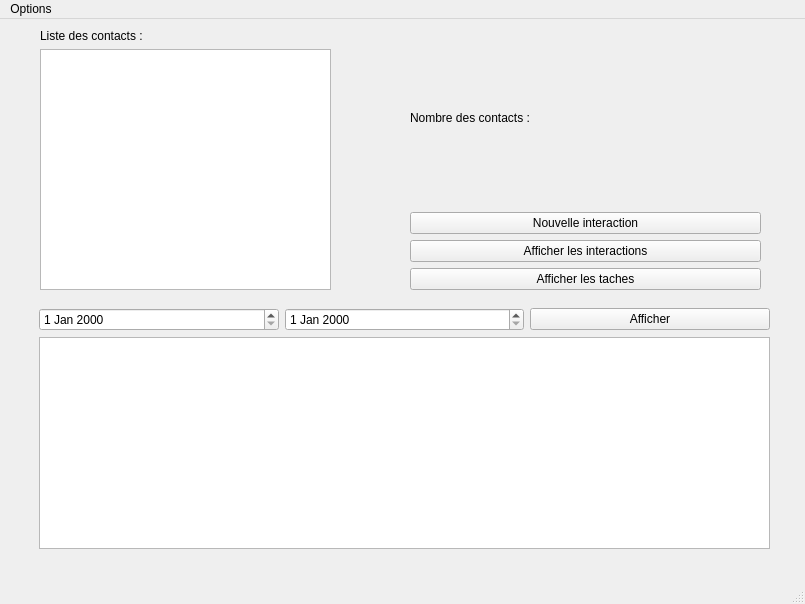
<?xml version="1.0" encoding="UTF-8"?>
<ui version="4.0">
 <class>MainWindow</class>
 <widget class="QMainWindow" name="MainWindow">
  <property name="geometry">
   <rect>
    <x>0</x>
    <y>0</y>
    <width>805</width>
    <height>604</height>
   </rect>
  </property>
  <property name="windowTitle">
   <string>MainWindow</string>
  </property>
  <widget class="QWidget" name="centralwidget">
   <widget class="QWidget" name="verticalLayoutWidget">
    <property name="geometry">
     <rect>
      <x>40</x>
      <y>10</y>
      <width>291</width>
      <height>261</height>
     </rect>
    </property>
    <layout class="QVBoxLayout" name="verticalLayout">
     <item>
      <layout class="QGridLayout" name="gridLayout">
       <item row="2" column="0">
        <widget class="QListWidget" name="listeContact"/>
       </item>
       <item row="1" column="0">
        <widget class="QLabel" name="label">
         <property name="text">
          <string>Liste des contacts : </string>
         </property>
        </widget>
       </item>
      </layout>
     </item>
    </layout>
   </widget>
   <widget class="QWidget" name="verticalLayoutWidget_2">
    <property name="geometry">
     <rect>
      <x>410</x>
      <y>10</y>
      <width>351</width>
      <height>261</height>
     </rect>
    </property>
    <layout class="QVBoxLayout" name="verticalLayout_2">
     <item>
      <layout class="QGridLayout" name="gridLayout_2">
       <item row="0" column="0">
        <widget class="QLabel" name="label_2">
         <property name="text">
          <string>Nombre des contacts :</string>
         </property>
        </widget>
       </item>
       <item row="3" column="0" colspan="2">
        <widget class="QPushButton" name="tacheB">
         <property name="text">
          <string>Afficher les taches</string>
         </property>
        </widget>
       </item>
       <item row="0" column="1">
        <widget class="QLabel" name="nbContacts">
         <property name="text">
          <string/>
         </property>
        </widget>
       </item>
       <item row="2" column="0" colspan="2">
        <widget class="QPushButton" name="InterB1">
         <property name="text">
          <string>Afficher les interactions</string>
         </property>
        </widget>
       </item>
       <item row="1" column="0" colspan="2">
        <widget class="QPushButton" name="InterB_3">
         <property name="text">
          <string>Nouvelle interaction</string>
         </property>
        </widget>
       </item>
      </layout>
     </item>
    </layout>
   </widget>
   <widget class="QWidget" name="verticalLayoutWidget_3">
    <property name="geometry">
     <rect>
      <x>39</x>
      <y>289</y>
      <width>731</width>
      <height>241</height>
     </rect>
    </property>
    <layout class="QVBoxLayout" name="verticalLayout_3">
     <item>
      <layout class="QGridLayout" name="gridLayout_3">
       <item row="0" column="0">
        <widget class="QDateEdit" name="dateEditDu"/>
       </item>
       <item row="0" column="1">
        <widget class="QDateEdit" name="dateEditAu"/>
       </item>
       <item row="0" column="2">
        <widget class="QPushButton" name="pushButton">
         <property name="text">
          <string>Afficher</string>
         </property>
        </widget>
       </item>
       <item row="1" column="0" colspan="3">
        <widget class="QTextEdit" name="textEdit"/>
       </item>
      </layout>
     </item>
    </layout>
   </widget>
  </widget>
  <widget class="QMenuBar" name="menubar">
   <property name="geometry">
    <rect>
     <x>0</x>
     <y>0</y>
     <width>805</width>
     <height>32</height>
    </rect>
   </property>
   <widget class="QMenu" name="menuOptions">
    <property name="title">
     <string>Options</string>
    </property>
    <addaction name="actionAjouter_un_contact"/>
    <addaction name="actionRechercher"/>
   </widget>
   <addaction name="menuOptions"/>
  </widget>
  <widget class="QStatusBar" name="statusbar"/>
  <action name="actionAjouter_un_contact">
   <property name="text">
    <string>Ajouter un contact</string>
   </property>
  </action>
  <action name="actionRechercher">
   <property name="text">
    <string>Rechercher</string>
   </property>
  </action>
 </widget>
 <resources/>
 <connections/>
</ui>
